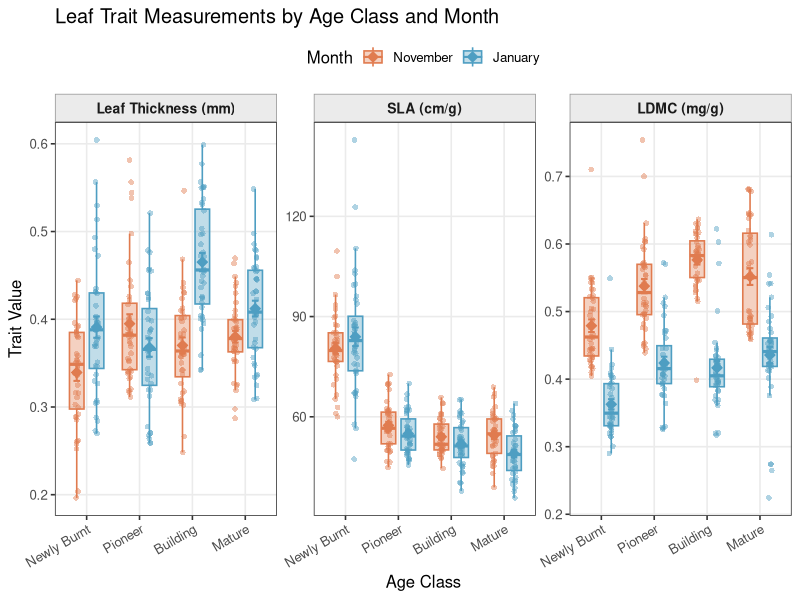

This chart was generated by the following R code: (Note: this script raises an error after producing the figure.)
## ---- chunk 1
#| label: loading library
#| message: false

library(tidyverse)
library(here)
## ---- chunk 2
#| label: data import 
#| message: false

clean_data <- read.csv(here("clean_data", "DURIN_Clean_Seasonal_Thermal_Tolerance_Bente_Msc.csv")) 
  filter

view(clean_data) # check import 
## ---- chunk 3
#| label: exploratory plot 
#| message: false

# make trait object
traits <- c("leaf_thickness_mean", "sla", "ldmc")
 
# tidy labels for facet strips
trait_labels <- c(
  leaf_thickness_mean = "Leaf Thickness (mm)",
  sla                 = "SLA (cm/g)",
  ldmc                = "LDMC (mg/g)"
)
 
df_traits <- clean_data |>
  filter(proj_2025 == "Traits") |>
  select(plant_nr, age_class, month, all_of(traits)) |>   # keep relevant cols
  mutate(
    month     = factor(month,     levels = c("November", "January"), # adjusting levels for fig
                       labels = c("November", "January")),
    age_class = factor(age_class, levels = c("Newly Burnt", "Pioneer", 
                                             "Building", "Mature"))                           
  )


# want a summary table of means of trait values  pr group
summary_table <- df_traits |>
  group_by(age_class, month) |>
  summarise(
    thickness_mean = round(mean(leaf_thickness_mean, na.rm = TRUE), 4),
    thickness_sd   = round(sd(leaf_thickness_mean,   na.rm = TRUE), 4),
    sla_mean       = round(mean(sla,                 na.rm = TRUE), 4),
    sla_sd         = round(sd(sla,                   na.rm = TRUE), 4),
    ldmc_mean      = round(mean(ldmc,                na.rm = TRUE), 4),
    ldmc_sd        = round(sd(ldmc,                  na.rm = TRUE), 4),
    n              = n(),
    .groups = "drop"
  )

# View it
print(summary_table)

# Export as CSV
#write.csv(summary_table, "trait_summary.csv", row.names = FALSE)
 
# pivot to long format
df_long <- df_traits |>
  pivot_longer(cols = all_of(traits),
               names_to  = "trait",
               values_to = "value") |>
  mutate(trait = factor(trait, levels = traits))
 
# making plot 
traits_plotted <- ggplot(df_long,
            aes(x = age_class, y = value, fill = month, colour = month)) +
 
  # raw points (jittered, dodged to match boxes)
  geom_point(
    position = position_jitterdodge(jitter.width = 0.15, dodge.width = 0.75),
    size  = 1.6, alpha = 0.45, shape = 16
  ) +
 
  # box plots (dodged, slightly transparent)
  geom_boxplot(
    position     = position_dodge(width = 0.75),
    width        = 0.55,
    outlier.shape = NA,          # hide outlier dots (already shown as points)
    alpha        = 0.35,
    linewidth    = 0.55
  ) +
 
  # mean ± 1 SD error bars
  stat_summary(
    fun.data = mean_se, # standard error around mean
    geom      = "errorbar",
    position  = position_dodge(width = 0.75),
    width     = 0.25,
    linewidth = 0.7
  ) +
 
  # mean dot 
  stat_summary(
    fun      = mean, 
    geom     = "point",
    shape    = 23,               # filled diamond
    size     = 2.5,
    position = position_dodge(width = 0.75)
  ) +
 
  # facet: one panel per trait 
  facet_wrap(~ trait,
             scales   = "free_y",
             labeller = as_labeller(trait_labels),
             ncol     = 3) +
 
  # colour
  scale_fill_manual(  values = c("November" = "#E07B4F", "January" = "#4E9EC2")) +
  scale_colour_manual(values = c("November" = "#E07B4F", "January" = "#4E9EC2")) +
 
  # labels
  labs(
    title  = "Leaf Trait Measurements by Age Class and Month",
    x      = "Age Class",
    y      = "Trait Value",
    fill   = "Month",
    colour = "Month"
  ) +
 
  theme_bw(base_size = 12) +
  theme(
    strip.background = element_rect(fill = "grey92", colour = "grey60"),
    strip.text       = element_text(face = "bold", size = 10),
    legend.position  = "top",
    panel.grid.minor = element_blank(),
    axis.text.x      = element_text(angle = 30, hjust = 1)
  )

print(traits_plotted) # must be run in the console

# add ggsave when happy
 
## ---- chunk 4

df_long |>
  dplyr::filter(trait %in% c("leaf_thickness_mean", "sla", "ldmc")) |>
  group_by(trait, age_class, month) |>
  summarise(shapiro_p = shapiro.test(value)$p.value)
## ---- chunk 5


# Get ANOVA-style p-values for each term
# This is NOT actually an ANOVA, just gives readable output on the same format

anova(model_thickness)
anova(model_sla)
anova(model_ldmc)
## ---- chunk 6

# Leaf thickness
plot(model_thickness, main = "Leaf Thickness - Residuals vs Fitted") # looks good
qqnorm(resid(model_thickness), main = "Leaf Thickness - QQ Plot") #looks good
qqline(resid(model_thickness))

# SLA
plot(model_sla, main = "SLA - Residuals vs Fitted") #looks good
qqnorm(resid(model_sla), main = "SLA - QQ Plot") #looks good
qqline(resid(model_sla))

# LDMC
plot(model_ldmc, main = "LDMC - Residuals vs Fitted") #looks good
qqnorm(resid(model_ldmc), main = "LDMC - QQ Plot") # has heavy tails, but ok
qqline(resid(model_ldmc))
## ---- chunk 7
# comparing pairwise 

library(emmeans)

# Compare age classes within each month
emmeans(model_thickness, pairwise ~ age_class | month, adjust = "tukey")
emmeans(model_sla,       pairwise ~ age_class | month, adjust = "tukey")
emmeans(model_ldmc,      pairwise ~ age_class | month, adjust = "tukey")

# Compare months within each age class
emmeans(model_thickness, pairwise ~ month | age_class, adjust = "tukey")
emmeans(model_sla,       pairwise ~ month | age_class, adjust = "tukey")
emmeans(model_ldmc,      pairwise ~ month | age_class, adjust = "tukey")
